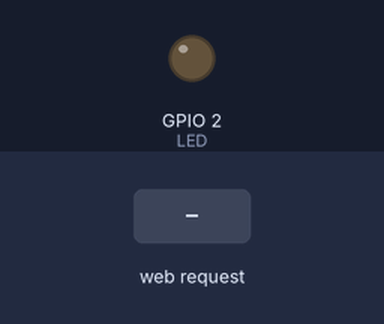
This sketch was run on a simulated ESP32. On the bench: output pins drawn as LEDs (lit = HIGH). The inputs (shaded band) are chosen by the test bench.

Above: at 1.2 s.
1.3 s: HTTP request GET /led/on received
At 1.6 s:
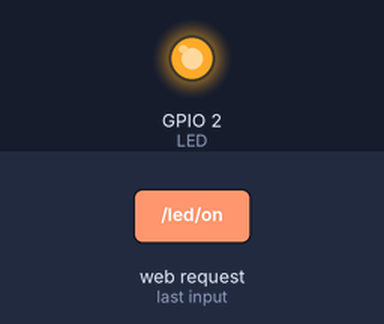
2.8 s: HTTP request GET /led/off received
At 3.9 s:
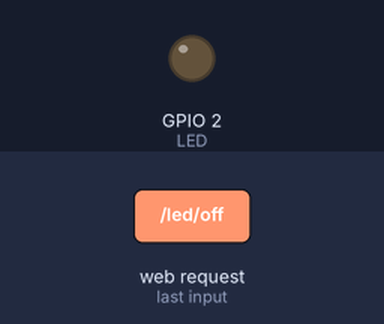
Timing chart, 0 to 5.8 s (numbered marks = the images above; inputs shaded):
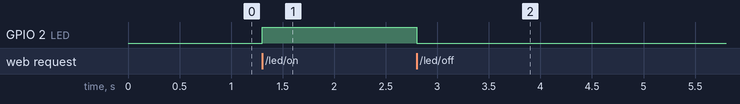

Measured:
- after the input at 1.3 s, GPIO 2 (LED): LOW → HIGH at once
- after the input at 2.8 s, GPIO 2 (LED): HIGH → LOW at once

The sketch:

02_led_remote.ino
```cpp
/*
  3회차 · 따라하기 ③ — 내 HTML 심기 + LED 엔드포인트
  지난주(2회차) 만든 리모컨.html을 PAGE[] 안에 붙여넣고,
  onclick을 fetch('/led/on')으로 바꾸면 — 진짜 LED가 켜져요!

  코드 4구역: ① 맨 위 선언 ② setup() 준비·등록 ③ loop() 한 줄 ④ HTML은 PAGE 안에서만
*/

// ── 구역 1 · 맨 위: include와 전역 선언 ──────────────────
#include <WiFi.h>
#include <WebServer.h>

#define LED 2  // 내장 LED

WebServer server(80);

// HTML 그릇 — rawliteral 사이에 지난주 HTML을 통째로!
const char PAGE[] = R"rawliteral(
<!DOCTYPE html>
<html>
<head>
  <meta charset="utf-8">
  <title>내 리모컨</title>
  <style>
    body { font-family: sans-serif; text-align: center; background: #EDF3FE; }
    h1 { color: #2E6BE6; }
    button {
      font-size: 24px; padding: 20px 40px; margin: 10px;
      border-radius: 12px; border: none; background: #2E6BE6; color: white;
    }
  </style>
</head>
<body>
  <h1>Team1 리모컨</h1>
  <p id="status">대기 중</p>
  <button onclick="ledOn()">LED 켜기</button>
  <button onclick="ledOff()">LED 끄기</button>
  <script>
    function ledOn() {
      fetch('/led/on');   // ← 지난주의 '빈칸'이 채워졌어요!
      document.getElementById("status").innerText = "LED 켜짐!";
    }
    function ledOff() {
      fetch('/led/off');
      document.getElementById("status").innerText = "LED 꺼짐";
    }
  </script>
</body>
</html>
)rawliteral";

// ── 구역 2 · setup(): 준비 → 등록 → 시작 ────────────────
void setup() {
  pinMode(LED, OUTPUT);

  WiFi.softAP("Team1_IoT", "12345678");

  server.on("/", []() {
    server.send(200, "text/html", PAGE);
  });
  server.on("/led/on", []() {
    digitalWrite(LED, HIGH);              // 요청이 오면 진짜 LED가 켜져요
    server.send(200, "text/plain", "OK");
  });
  server.on("/led/off", []() {
    digitalWrite(LED, LOW);
    server.send(200, "text/plain", "OK");
  });

  server.begin();
}

// ── 구역 3 · loop(): 단 한 줄 (delay 넣지 말 것!) ────────
void loop() {
  server.handleClient();
}
```
